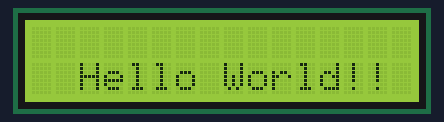
Bench run of a sketch on a simulated Arduino Uno, built with avr-gcc and run on an emulated ATmega328P. Shown: 16×2 character LCD. Random numbers use the default seed unless the sketch sets one.

Above: at 0.1 s.
At 15.5 s:
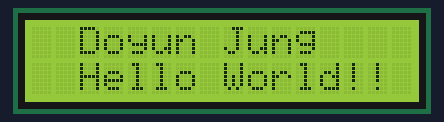
At 39.0 s:
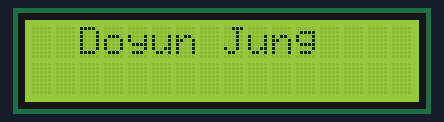

Measured:
- what the display in image 1 shows lasts 1.0 s, from 15.5 s to 16.5 s

The sketch:

2_lcd_i2c.ino
```cpp
// LCD를 쉽게 제어하기 위한 라이브러리를 추가합니다.
#include <LiquidCrystal_I2C.h>
#include <Wire.h>

// 0x3F I2C 주소를 가지고 있는 16x2 LCD객체를 생성합니다.(I2C 주소는 LCD에 맞게 수정해야 합니다.)
LiquidCrystal_I2C lcd(0x27, 16, 2);

void setup() {
  lcd.init();
  lcd.backlight();
}

void loop() {

  int value = random(0, 3);

  if (value == 0) {
    // 0번째 줄 0번째 셀부터 입력하게 합니다.
    lcd.setCursor(0,0);           // 0번째 줄 0번째 셀부터 입력하게 합니다.
    lcd.print("  Doyun Jung  ");       // 문구를 출력합니다.
  }
  // 랜덤 값이 1이라면 아래의 조건을 실행합니다.
  else if (value == 1) {
    lcd.setCursor(0,1);           // 1번째 줄 0번째 셀부터 입력하게 합니다.
    lcd.print("  Hello World!!  ");     // 문구를 출력합니다.
  }
  // 랜덤 값이 2이라면 아래의 조건을 실행합니다.
  else if (value == 2) {
    // 0번째 줄 0번째 셀부터 입력하게 합니다.
    lcd.setCursor(0,0);
    // 아래의 문장을 출력합니다.
    lcd.print("  Doyun Jung  ");

    lcd.setCursor(0,1);
    lcd.print("  Hello World!!  ");

  }
  // 1초간 대기합니다.
  delay(1000);
  // LCD의 모든 내용을 삭제합니다.
  lcd.clear();
}
```
